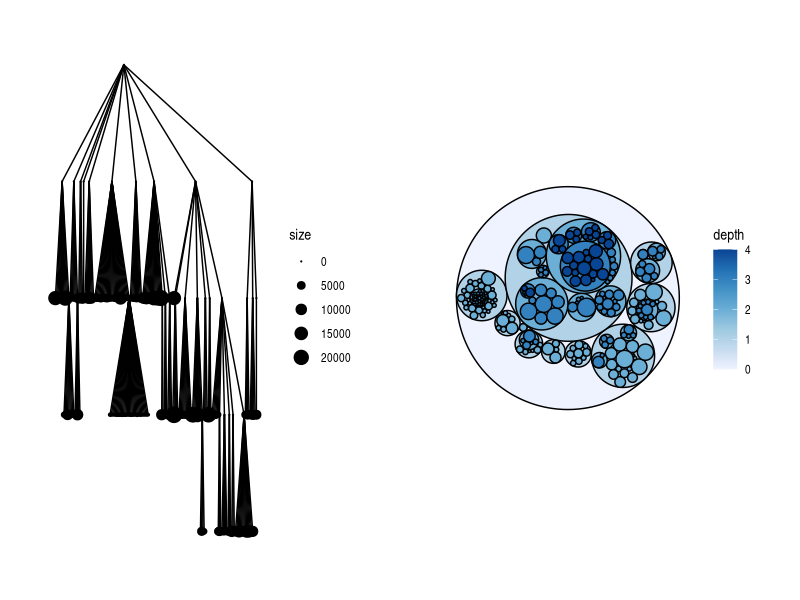
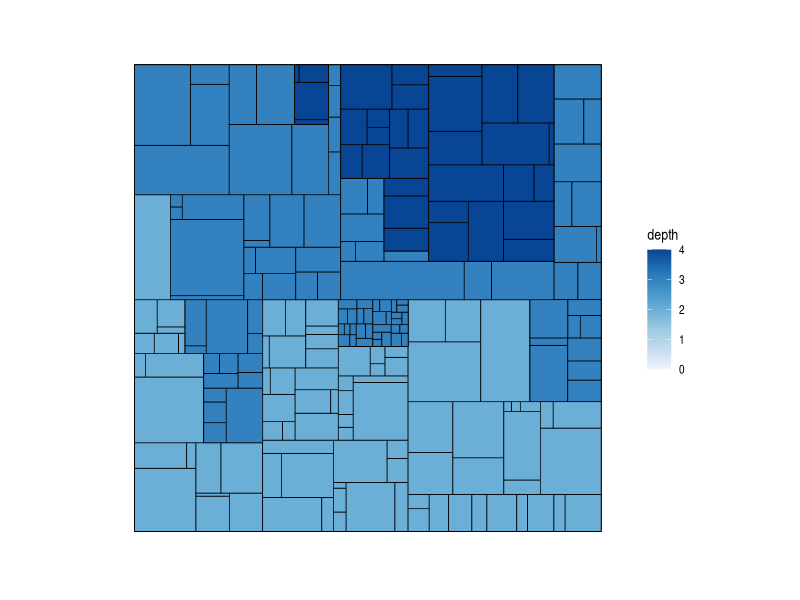

Reproduce these figures in R, in order. (Note: this script raises an error after producing the figures.)
## ---- chunk 1
knitr::opts_chunk$set(cache = FALSE, message = FALSE, warning = FALSE, echo = TRUE)
## ---- chunk 2
library(tidyverse)
library(ggraph)
library(tidygraph)
library(gridExtra)
theme_set(theme_graph())
## ---- chunk 3
graph <- tbl_graph(flare$vertices, flare$edges)

p1 <- ggraph(graph, "tree") +
  geom_edge_link() +
  geom_node_point(aes(size = size)) +
  scale_size(range = c(0.1, 5))
p2 <- ggraph(graph, "circlepack", weight = size) +
  geom_node_circle(aes(fill = depth)) +
  scale_fill_distiller(direction = 1) +
  coord_fixed()

grid.arrange(p1, p2, ncol = 2)
## ---- chunk 4
ggraph(graph, "treemap", weight = size) +
  geom_node_tile(aes(fill = depth, size = depth), size = 0.25) +
  scale_fill_distiller(direction = 1) +
  coord_fixed()
## ---- chunk 5
include_graphics("https://uwmadison.box.com/shared/static/wy5pw79og5at35rncgn4ep2uuzawoduc.png")
